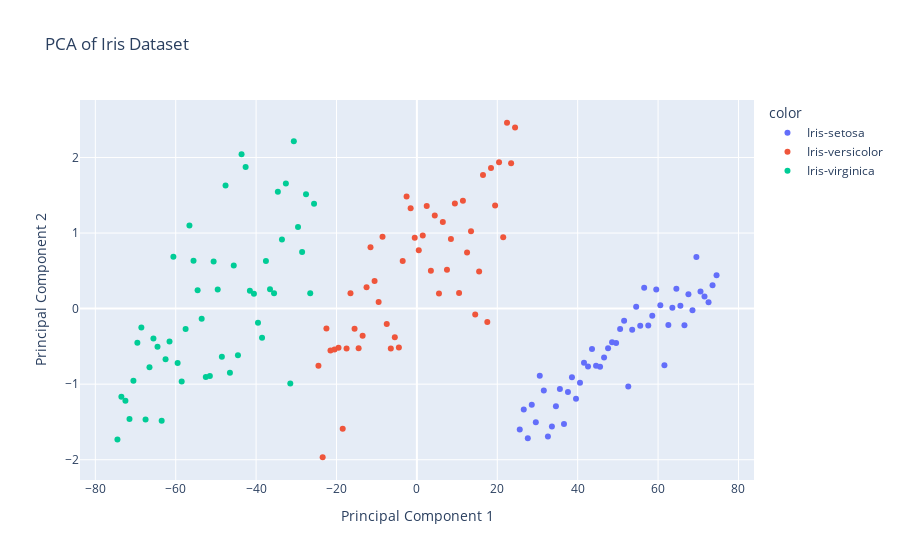

The notebook cell this image was saved under:
### Code cell
import plotly.express as px
y_categorical = pd.Categorical(y, categories=['Iris-setosa', 'Iris-versicolor', 'Iris-virginica'])
from sklearn.decomposition import PCA
pca = PCA(n_components=2)
X_pca = pca.fit_transform(X)

fig = px.scatter(x=X_pca[:, 0], y=X_pca[:, 1], color=y_categorical, title='PCA of Iris Dataset',
                 labels={'x': 'Principal Component 1', 'y': 'Principal Component 2'},
                 category_orders={'color': ['Iris-setosa', 'Iris-versicolor', 'Iris-virginica']})
fig.show()

### Figure 1 — Plotly figure (JSON) as saved in the notebook; plotly's stock layout.template omitted (floating-point values rounded to 4 significant figures)
{"data": [{"hovertemplate": "color=Iris-setosa<br>Principal Component 1=%{x}<br>Principal Component 2=%{y}<extra></extra>", "legendgroup": "Iris-setosa", "marker": {"color": "#636efa", "symbol": "circle"}, "mode": "markers", "name": "Iris-setosa", "orientation": "v", "showlegend": true, "type": "scatter", "x": [74.55, 73.55, 72.56, 71.55, 70.55, 69.54, 68.56, 67.55, 66.56, 65.55, 64.55, 63.55, 62.56, 61.58, 60.56, 59.55, 58.56, 57.56, 56.54, 55.56, 54.55, 53.56, 52.59, 51.55, 50.55, 49.56, 48.56, 47.57, 46.57, 45.57, 44.57, 43.56, 42.57, 41.57, 40.58, 39.59, 38.58, 37.58, 36.59, 35.58, 34.59, 33.59, 32.6, 31.57, 30.57, 29.59, 28.58, 27.59, 26.58, 25.59], "xaxis": "x", "y": [0.4414, 0.3093, 0.08453, 0.1604, 0.2276, 0.6825, -0.02069, 0.1907, -0.2213, 0.03653, 0.2618, 0.01124, -0.2158, -0.7504, 0.04548, 0.2517, -0.09427, -0.2229, 0.2752, -0.2266, 0.02365, -0.2787, -1.032, -0.1618, -0.2713, -0.4539, -0.4449, -0.5262, -0.6476, -0.768, -0.7578, -0.533, -0.7666, -0.7149, -0.9813, -1.193, -0.9088, -1.103, -1.526, -1.063, -1.291, -1.561, -1.692, -1.083, -0.8877, -1.504, -1.271, -1.715, -1.335, -1.6], "yaxis": "y"}, {"hovertemplate": "color=Iris-versicolor<br>Principal Component 1=%{x}<br>Principal Component 2=%{y}<extra></extra>", "legendgroup": "Iris-versicolor", "marker": {"color": "#EF553B", "symbol": "circle"}, "mode": "markers", "name": "Iris-versicolor", "orientation": "v", "showlegend": true, "type": "scatter", "x": [24.43, 23.44, 22.42, 21.47, 20.44, 19.46, 18.44, 17.51, 16.44, 15.49, 14.51, 13.47, 12.48, 11.45, 10.5, 9.454, 8.464, 7.484, 6.455, 5.493, 4.449, 3.482, 2.444, 1.46, 0.4704, -0.5363, -1.553, -2.562, -3.531, -4.484, -5.493, -6.487, -7.499, -8.551, -9.517, -10.52, -11.54, -12.52, -13.5, -14.5, -15.51, -16.52, -17.49, -18.46, -19.5, -20.5, -21.5, -22.51, -23.44, -24.49], "xaxis": "x", "y": [2.397, 1.923, 2.46, 0.9436, 1.939, 1.365, 1.861, -0.1765, 1.768, 0.4906, -0.07874, 1.025, 0.7423, 1.428, 0.2072, 1.393, 0.9201, 0.5146, 1.147, 0.2007, 1.233, 0.4999, 1.358, 0.9662, 0.7712, 0.9379, 1.328, 1.483, 0.6308, -0.5153, -0.3773, -0.5281, -0.2049, 0.9515, 0.08839, 0.3661, 0.8126, 0.2837, -0.3602, -0.5251, -0.2662, 0.2038, -0.5283, -1.591, -0.5178, -0.5414, -0.5528, -0.2641, -1.967, -0.7556], "yaxis": "y"}, {"hovertemplate": "color=Iris-virginica<br>Principal Component 1=%{x}<br>Principal Component 2=%{y}<extra></extra>", "legendgroup": "Iris-virginica", "marker": {"color": "#00cc96", "symbol": "circle"}, "mode": "markers", "name": "Iris-virginica", "orientation": "v", "showlegend": true, "type": "scatter", "x": [-25.58, -26.54, -27.58, -28.56, -29.57, -30.61, -31.5, -32.59, -33.57, -34.59, -35.54, -36.54, -37.56, -38.52, -39.53, -40.54, -41.55, -42.61, -43.62, -44.52, -45.56, -46.51, -47.6, -48.52, -49.55, -50.56, -51.51, -52.51, -53.54, -54.55, -55.57, -56.58, -57.54, -58.51, -59.52, -60.57, -61.54, -62.53, -63.49, -64.53, -65.54, -66.52, -67.5, -68.55, -69.54, -70.52, -71.5, -72.51, -73.52, -74.49], "xaxis": "x", "y": [1.389, 0.2032, 1.514, 0.7493, 1.082, 2.215, -0.9913, 1.656, 0.9139, 1.545, 0.2032, 0.2572, 0.6298, -0.3862, -0.1884, 0.1981, 0.2352, 1.874, 2.043, -0.6168, 0.5707, -0.8481, 1.63, -0.6376, 0.2518, 0.6229, -0.8929, -0.9038, -0.1341, 0.2429, 0.6343, 1.1, -0.2691, -0.9653, -0.7185, 0.6874, -0.4347, -0.6708, -1.483, -0.5038, -0.3954, -0.7762, -1.466, -0.2507, -0.4512, -0.9542, -1.461, -1.218, -1.165, -1.734], "yaxis": "y"}], "layout": {"legend": {"title": {"text": "color"}, "tracegroupgap": 0}, "title": {"text": "PCA of Iris Dataset"}, "xaxis": {"anchor": "y", "domain": [0, 1], "title": {"text": "Principal Component 1"}}, "yaxis": {"anchor": "x", "domain": [0, 1], "title": {"text": "Principal Component 2"}}}}
